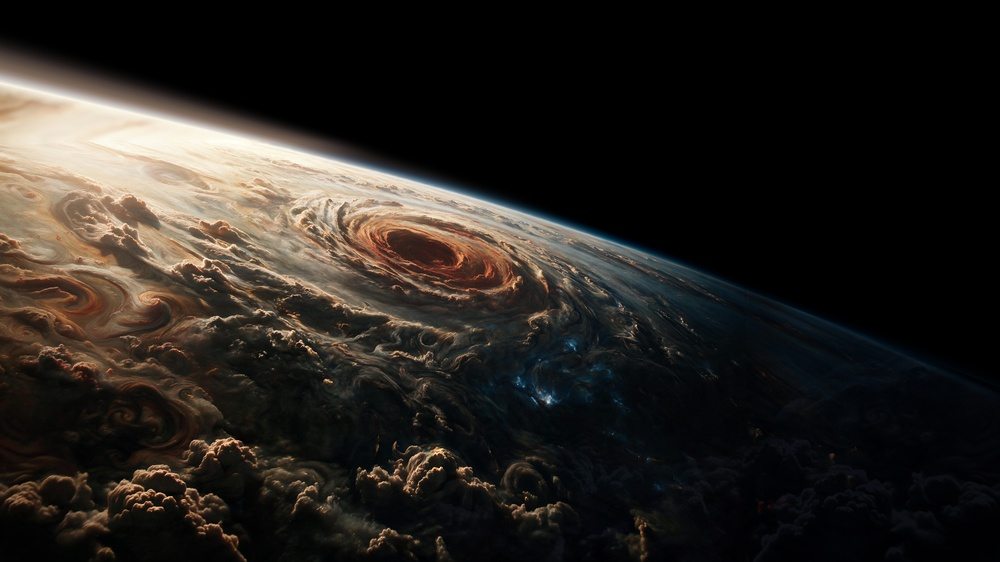
#> input picture assets-src/jupiter/relief/canvas-wide.jpg, 1000 x 562 px, shrunk from 5632 x 3168 before the run
$ python pairnum.py ../relief/canvas-wide.jpg
#> lines starting #> are read from the running program, lines starting #| are printed output that depends on the picture
# pairnum.py A B [C] : how far B stands from A (pixels that differ, mean, largest) and the fine detail of B over A in boxes of 480 by 270; with C also C over A
import sys
import numpy as np
from PIL import Image
def load(p): return np.asarray(Image.open(p).convert('RGB')).astype(np.float32)
#> called with p = '../relief/canvas-wide.jpg'
def lap(x):
    g = x.mean(2)
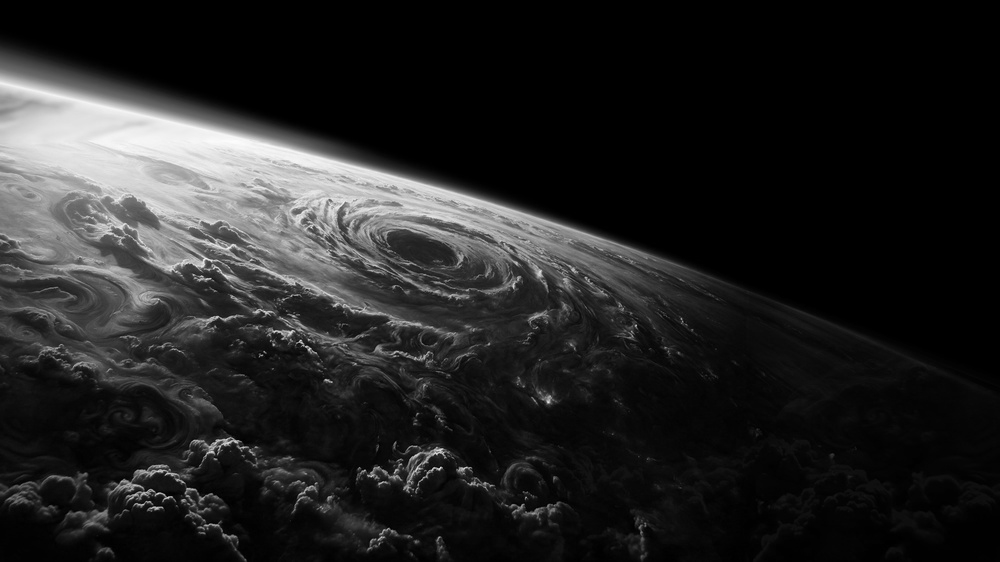
#> g: shape (562, 1000) float32; min 0, max 252.7, mean 35.2
    return np.abs(4 * g[1:-1, 1:-1] - g[:-2, 1:-1] - g[2:, 1:-1] - g[1:-1, :-2] - g[1:-1, 2:])
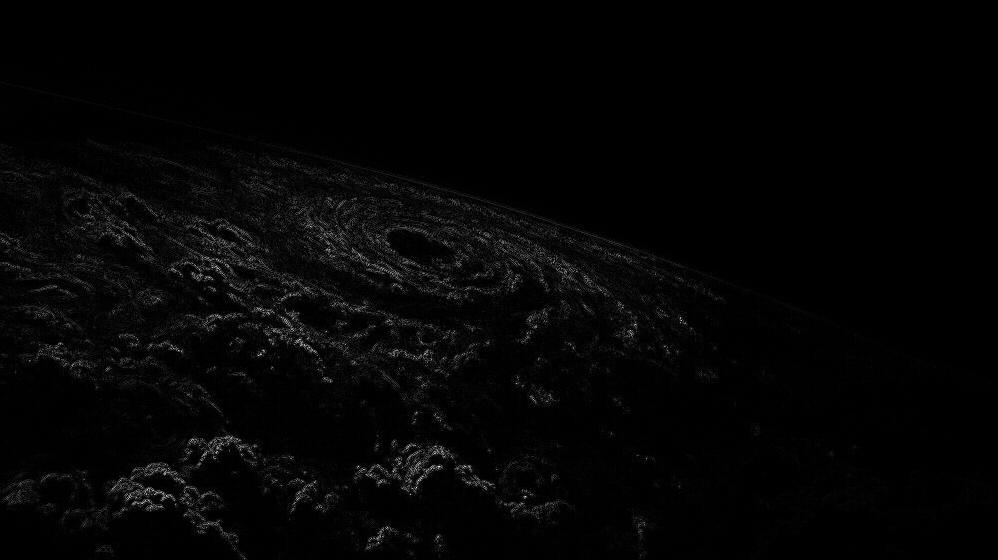
#> returned value: shape (560, 998) float32; min 0, max 409.3, mean 7.8; drawn with min black and max white
a = load(sys.argv[1]); la = lap(a)
for p in sys.argv[2:]:
    b = load(p); d = np.abs(a - b).max(2)
    print(p)
    print('  differ %.3f, by over 2 %.3f, by over 8 %.4f, largest %d, mean %.3f' % ((d > 0).mean(), (d > 2).mean(), (d > 8).mean(), d.max(), np.abs(a - b).mean()))
    lb = lap(b); h, w = lb.shape
    for r in range(4):
        print('  ' + ' '.join('%.2f' % (lb[r * h // 4:(r + 1) * h // 4, c * w // 4:(c + 1) * w // 4].mean() / max(la[r * h // 4:(r + 1) * h // 4, c * w // 4:(c + 1) * w // 4].mean(), 1e-6)) for c in range(4)))
